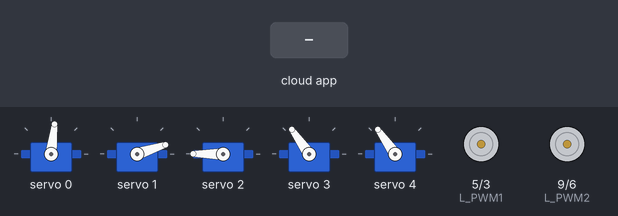
Bench run of a sketch on a simulated Arduino Uno, built with avr-gcc and run on an emulated ATmega328P. Parts: 5 × servo, motor-driver pin pairs drawn as motors (green arrow = first pin HIGH = forward, orange = second pin HIGH = backward, longer = more drive). Inputs (shaded band) come from the test bench. The RemoteXY app is connected.

Above: at 1.2 s.
1.3 s: the phone or cloud app sets MoveJoy1_X to -100
At 2.3 s:
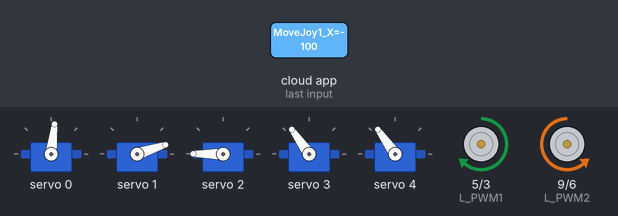
2.8 s: the phone or cloud app sets MoveJoy1_Y to -100
At 4.0 s:
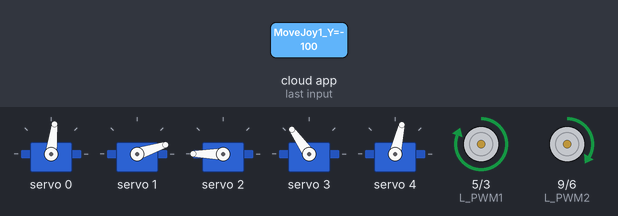
4.4 s: the phone or cloud app sets slider_01 to 25
At 5.6 s:
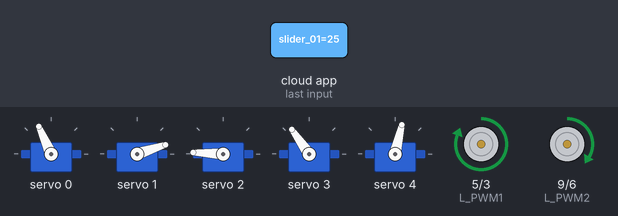
5.9 s: the phone or cloud app sets slider_02 to 25
At 6.8 s:
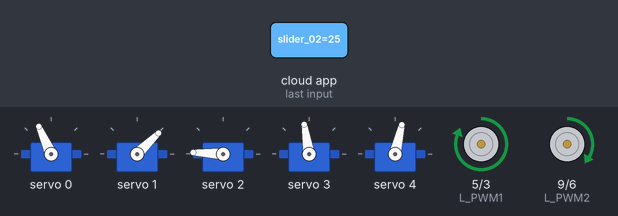
7.4 s: the phone or cloud app sets MoveJoy1_X to 0
At 8.1 s:
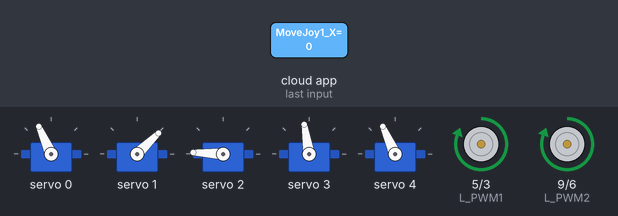
9.0 s: the phone or cloud app sets MoveJoy1_Y to 0
At 9.3 s:
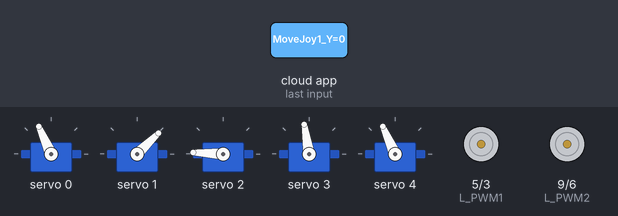
Timing chart, 0 to 11.5 s (numbered marks = the images above; inputs shaded):
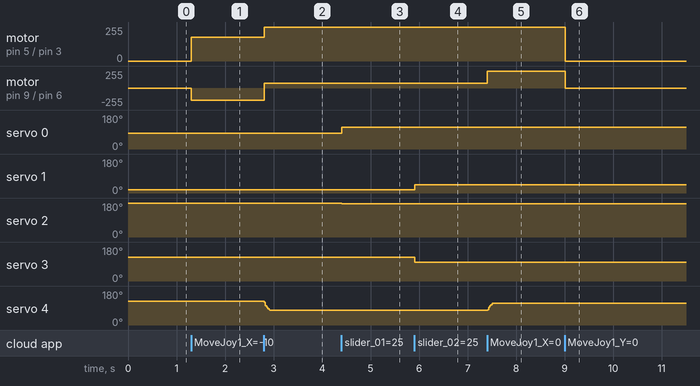

Measured:
- after the input at 1.3 s, motor on pin 5 (L_PWM1) / pin 3 (R_PWM1): stopped → forward 180/255 at once; motor on pin 9 (L_PWM2) / pin 6 (R_PWM2): stopped → backward 180/255 at once
- after the input at 2.8 s, motor on pin 5 (L_PWM1) / pin 3 (R_PWM1): forward 180/255 → forward 255/255 at once; motor on pin 9 (L_PWM2) / pin 6 (R_PWM2): backward 180/255 → forward 75/255 at once; servo 4: 125° → 77° at once
- after the input at 4.4 s, servo 0: 83° → 114° at once; servo 2: 180° → 177° at once
- after the input at 5.9 s, servo 1: 18° → 44° at once; servo 3: 125° → 99° at once
- after the input at 7.4 s, motor on pin 9 (L_PWM2) / pin 6 (R_PWM2): forward 75/255 → forward 255/255 at once; servo 4: 77° → 114° at once
- after the input at 9.0 s, motor on pin 5 (L_PWM1) / pin 3 (R_PWM1), motor on pin 9 (L_PWM2) / pin 6 (R_PWM2): forward 255/255 → stopped at once

The sketch:

Wall_Es_Updated_Movement.ino
```cpp
#define REMOTEXY_MODE__SOFTSERIAL
#include <SoftwareSerial.h>
#include <RemoteXY.h>
#include <Wire.h>
#include <Adafruit_PWMServoDriver.h>

// Initialize PCA9685 (Default I2C address is 0x40)
Adafruit_PWMServoDriver pwm = Adafruit_PWMServoDriver();

// PCA9685 Pulse constants
#define SERVOMIN  150 // Minimum pulse length count (0 degrees)
#define SERVOMAX  600 // Maximum pulse length count (180 degrees)
#define SERVO_FREQ 50 // Analog servos run at 50Hz

// Define PCA9685 Channels (0-15) instead of Arduino Pins
#define CH_LEFT_ARM   0
#define CH_LEFT_HAND  1
#define CH_RIGHT_ARM  2
#define CH_RIGHT_HAND 3
#define CH_NECK       4

// RemoteXY connection settings
#define REMOTEXY_SERIAL_RX 10
#define REMOTEXY_SERIAL_TX 11
#define REMOTEXY_SERIAL_SPEED 9600

// RemoteXY GUI configuration
#pragma pack(push, 1)
uint8_t const PROGMEM RemoteXY_CONF_PROGMEM[] =
  { 255,6,0,0,0,175,0,19,0,0,0,82,111,98,111,116,32,67,111,110,
  116,114,111,108,108,101,114,0,31,2,106,200,200,84,1,1,9,0,5,22,
  12,60,60,15,18,43,43,0,2,26,31,1,57,81,24,24,92,40,17,17,
  0,2,31,0,10,21,82,24,24,91,12,20,20,48,4,26,31,79,78,0,
  31,79,70,70,0,129,240,155,71,29,20,65,34,7,64,17,77,111,118,101,
  109,101,110,116,0,129,49,90,71,29,151,30,25,8,64,17,83,101,114,118,
  111,115,0,4,78,50,7,86,135,3,19,74,0,162,26,4,79,12,10,176,
  174,3,19,74,0,205,26,129,43,5,71,29,135,6,24,5,64,17,85,80,
  47,68,79,87,78,0,129,51,19,56,12,178,5,11,5,64,17,83,73,68,
  69,0 };

struct {
  int8_t MoveJoy1_X; // from -100 to 100
  int8_t MoveJoy1_Y; // from -100 to 100
  uint8_t button_01; // =1 if button pressed, else =0, from 0 to 1
  uint8_t pushSwitch_01; // =1 if state is ON, else =0, from 0 to 1
  int8_t slider_01; // from 0 to 100
  int8_t slider_02; // from 0 to 100
  uint8_t connect_flag;
} RemoteXY;
#pragma pack(pop)

//===========================================DRIVERS====================================

const int R_PWM1 = 3;  const int L_PWM1 = 5;
const int R_PWM2 = 6;  const int L_PWM2 = 9;
int BASE_SPEED = 160;

//===========================================GRID_MAP====================================

const int Rows = 14;
const int Cols = 37;
int currentX = 33;
int currentY = 13;
int orientation = 0;
bool isHunting = false;
int Map[Rows][Cols];

//===========================================SERVOS====================================

//LIMITS for the servos
const int ARM_MIN = 55;
const int ARM_MAX = 160;

const int HAND_MIN = 0;
const int HAND_MAX = 90;

const int NECK_MIN = 50;
const int NECK_MAX = 140;

// SAFE STARTING POSITIONS
// Changed from 0 to prevent the servos from violently snapping on startup
int posLA = ARM_MIN;
int posRA = ARM_MAX;
int posLH = HAND_MIN;
int posRH = HAND_MAX;
int posN = 90;

// Helper function to map degrees (0-180) to PCA9685 pulse length
void setServoAngle(uint8_t channel, int angle) {
  int pulse = map(angle, 0, 180, SERVOMIN, SERVOMAX);
  pwm.setPWM(channel, 0, pulse);
}

//===========================================SETUP====================================

void setup() {
  RemoteXY_Init();
  Serial.begin(9600);

  // Initialize Motor Pins
  pinMode(R_PWM1, OUTPUT); pinMode(L_PWM1, OUTPUT);
  pinMode(R_PWM2, OUTPUT); pinMode(L_PWM2, OUTPUT);

  // Initialize PCA9685
  pwm.begin();
  pwm.setOscillatorFrequency(27000000);
  pwm.setPWMFreq(SERVO_FREQ);  // Analog servos run at ~50 Hz updates

  // Set servos to original starting positions safely
  setServoAngle(CH_LEFT_ARM, posLA);
  setServoAngle(CH_LEFT_HAND, posLH);
  setServoAngle(CH_RIGHT_ARM, posRA);
  setServoAngle(CH_RIGHT_HAND, posRH);
  setServoAngle(CH_NECK, posN);
}

//===========================================LOOP====================================

void loop() {
  RemoteXY_Handler(); // Handle communication with the app

  // RemoteXY joysticks range from -100 to 100
  int rawX = RemoteXY.MoveJoy1_X;
  int rawY = RemoteXY.MoveJoy1_Y;

  // Mapping from (-100, 100) to (-255, 255) for PWM
  int speed = map(rawY, -100, 100, -255, 255);
  int turn = map(rawX, -100, 100, -180, 180);

  if (abs(rawY) > 5 || abs(rawX) > 5) {
    advancedSteering(speed, turn);
    updateNeck(speed, turn);
  } else {
    stopBrake();
  }

  updateServos();
}

/*========================================CONTROL====================================*/

void updateServos(){

  // Slider 1 (0 to 100) controls BOTH arms vertically.
  // If moving the slider up makes the arms go down, swap the words ARM_MIN and ARM_MAX below.
  int targetLA = map(RemoteXY.slider_01, 0, 100, ARM_MIN, ARM_MAX);
  int targetRA = map(RemoteXY.slider_01, 0, 100, ARM_MAX, ARM_MIN);

  // Slider 2 (0 to 100) controls BOTH hands sideways (trash collection).
  int targetLH = map(RemoteXY.slider_02, 0, 100, HAND_MIN, HAND_MAX);
  int targetRH = map(RemoteXY.slider_02, 0, 100, HAND_MAX, HAND_MIN);

  targetLA = constrain(targetLA, ARM_MIN, ARM_MAX);
  targetRA = constrain(targetRA, ARM_MIN, ARM_MAX);

  targetLH = constrain(targetLH, HAND_MIN, HAND_MAX);
  targetRH = constrain(targetRH, HAND_MIN, HAND_MAX);

  setServoAngle(CH_LEFT_ARM, targetLA);
  setServoAngle(CH_RIGHT_ARM, targetRA);
  setServoAngle(CH_LEFT_HAND, targetLH);
  setServoAngle(CH_RIGHT_HAND, targetRH);
}

void updateNeck(int speed, int turn){

  // if the robot doesn't move, the head will look forward
  if(abs(speed) < 10){
    setServoAngle(CH_NECK, 90);
    posN = 90;
    return;
  }

  // if the robot turns right or left
  if(abs(turn) > 15){

    int target = map(turn, -180, 180, NECK_MIN, NECK_MAX);
    target = constrain(target, NECK_MIN, NECK_MAX);

    // smooth movement
    posN = posN + (target - posN) * 0.1;

    setServoAngle(CH_NECK, posN);
  }
  else{
    // if the robot is moving forward, the head goes back to normal
    posN = posN + (90 - posN) * 0.1;
    setServoAngle(CH_NECK, posN);
  }
}

void advancedSteering(int baseSpeed, int turnFactor) {

  int leftSpeed = baseSpeed + turnFactor;
  int rightSpeed = baseSpeed - turnFactor;

  leftSpeed = constrain(leftSpeed, -255, 255);
  rightSpeed = constrain(rightSpeed, -255, 255);

  // Drive Left Wheels (Motor 1)
  if (leftSpeed > 0) {
    analogWrite(R_PWM1, leftSpeed);
    analogWrite(L_PWM1, 0);
  } else {
    analogWrite(R_PWM1, 0);
    analogWrite(L_PWM1, abs(leftSpeed));
  }

  // Drive Right Wheels (Motor 2)
  if (rightSpeed > 0) {
    analogWrite(R_PWM2, rightSpeed);
    analogWrite(L_PWM2, 0);
  } else {
    analogWrite(R_PWM2, 0);
    analogWrite(L_PWM2, abs(rightSpeed));
  }
}

/*===========================================HUNT====================================*/

void timedForwardMovement(int time){
  Forward(BASE_SPEED);
  delay(time);
  stopBrake();
}

void timedBackwardsMovement(int time){
  Backward(BASE_SPEED);
  delay(time);
  stopBrake();
}

void timedTurnLeft(int time){
  turnLeft(BASE_SPEED);
  delay(time);
  orientation = (orientation + 3) % 4;
  stopBrake();
}

void timedTurnRight(int time){
  turnRight(BASE_SPEED);
  delay(time);
  orientation = (orientation + 1) % 4;
  stopBrake();
}

/*========================================CRUISE====================================*/

void Forward(int speed){
  int safeSpeed = constrain(speed, 0, 255);
  //      WHEEL 1                   WHEEL 2

  analogWrite(R_PWM1, safeSpeed); analogWrite(R_PWM2, safeSpeed);
  analogWrite(L_PWM1, 0); analogWrite(L_PWM2, 0);

}
void Backward(int speed){
  int safeSpeed = constrain(speed, 0, 255);
  //      WHEEL 1                   WHEEL 2
  analogWrite(L_PWM1, safeSpeed); analogWrite(L_PWM2, safeSpeed);
  analogWrite(R_PWM1, 0); analogWrite(R_PWM2, 0);

}

void turnLeft(int speed){
  int safeSpeed = constrain(speed, 0, 255);
   //      WHEEL 1                   WHEEL 2
  analogWrite(L_PWM1, 0); analogWrite(R_PWM1, safeSpeed);
  analogWrite(L_PWM2, safeSpeed); analogWrite(R_PWM2, 0);

}

void turnRight(int speed){
  int safeSpeed = constrain(speed, 0, 255);
  //      WHEEL 1                   WHEEL 2
  analogWrite(L_PWM1, safeSpeed); analogWrite(R_PWM1, 0);
  analogWrite(L_PWM2, 0); analogWrite(R_PWM2, safeSpeed);
}


void stopBrake(){
  //      WHEEL 1                   WHEEL 2
  analogWrite(L_PWM1, 0); analogWrite(L_PWM2, 0);
  analogWrite(R_PWM1, 0); analogWrite(R_PWM2, 0);
}

void smoothBrakes(){
  for(int current_Speed=BASE_SPEED ; current_Speed >= 0 ; current_Speed-=5){
    Forward(current_Speed);
    delay(20);
  }
  stopBrake();

}
/*===========================================CRUISE====================================*/
```
